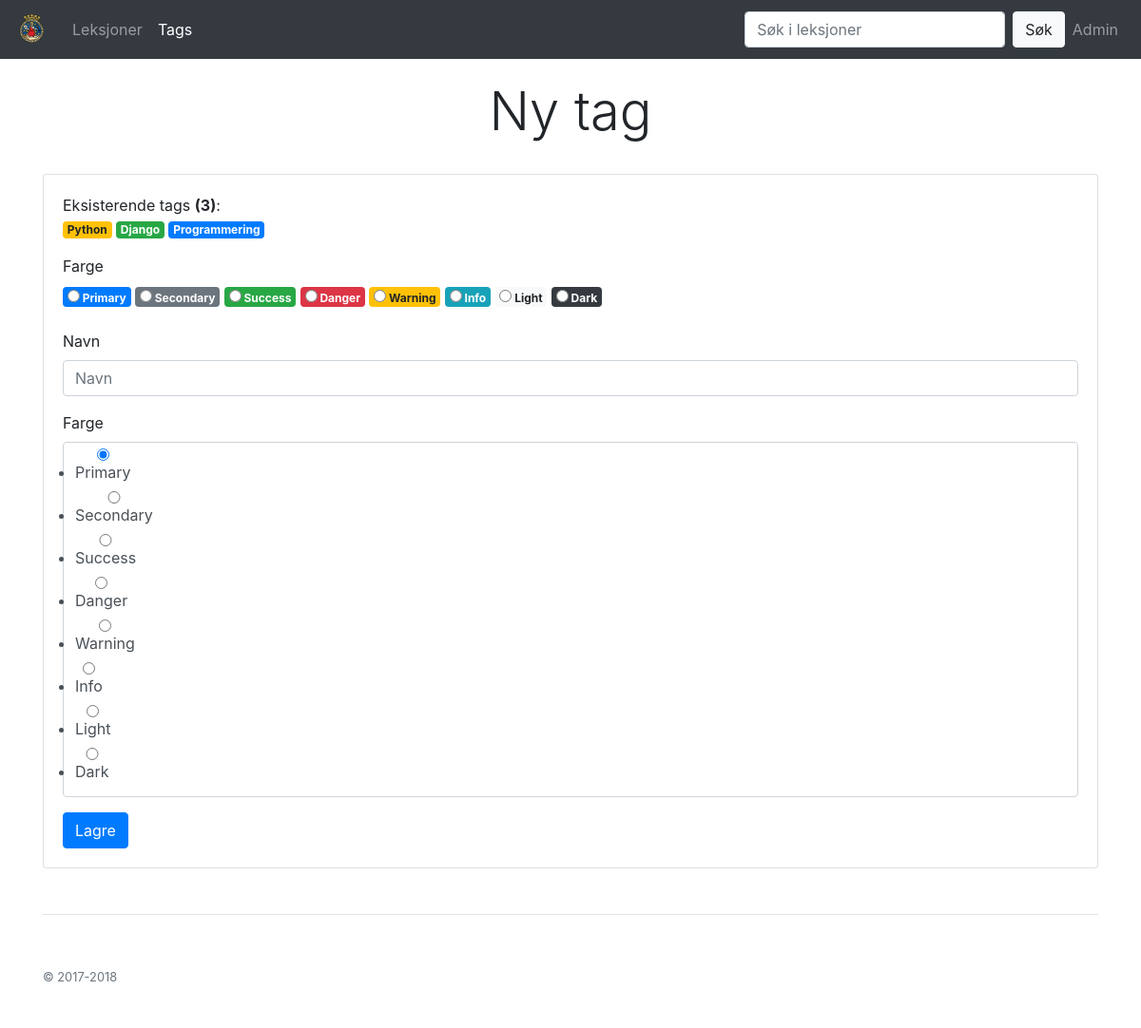
The page /tag/ny (signed in) on the database as committed earlier.
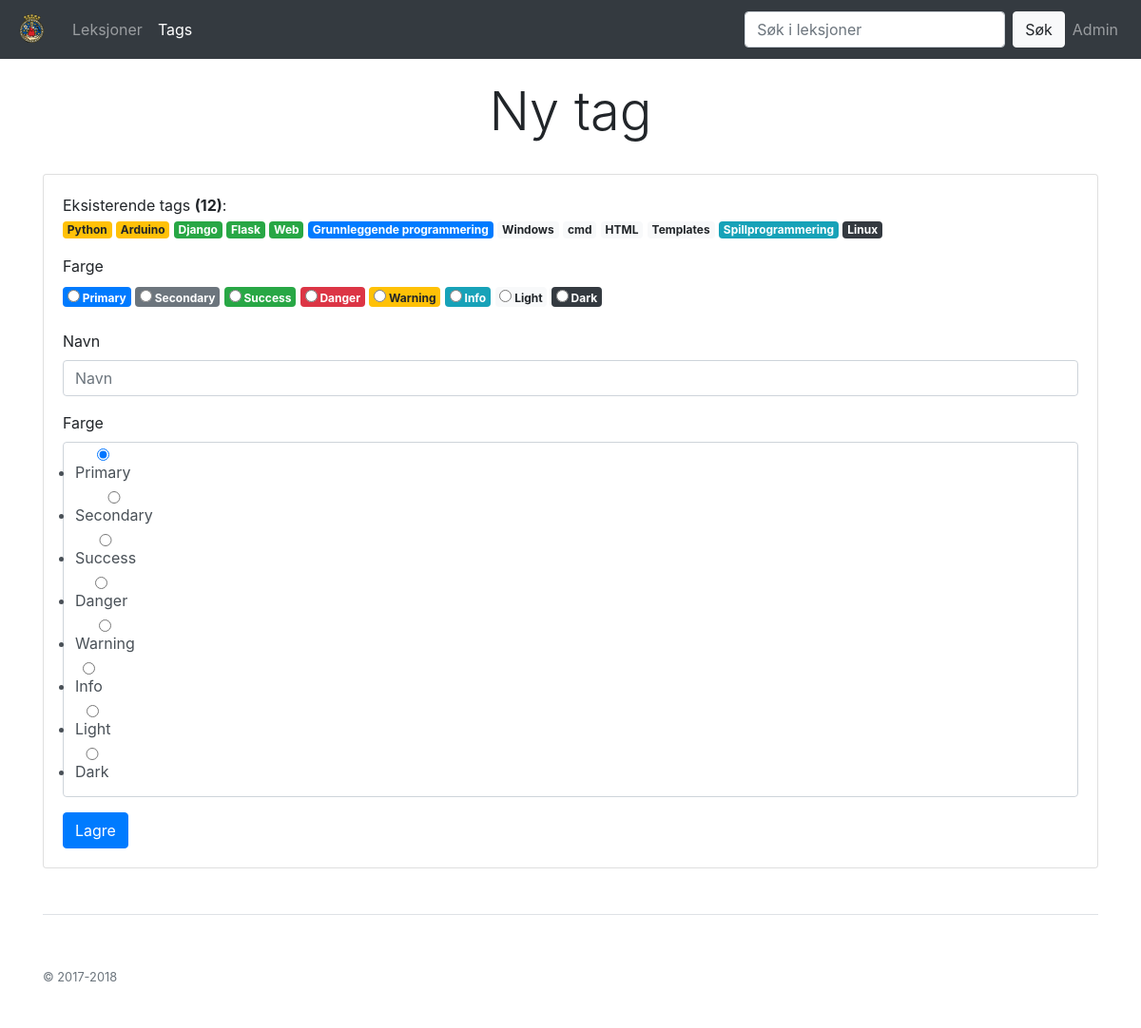
The same page on the database as committed later.
### app/models.py (models this page shows, shortened)
class Tag(models.Model):
    class Meta():
        ordering = ['-label']
    admin_order_field = 'pk'
    name = models.CharField(max_length=50, verbose_name='Navn')
    bootstrap_classes = [
            ('primary','Primary'),
            ('secondary','Secondary'),
            ('success','Success'),
            ('danger','Danger'),
            ('warning','Warning'),
            ('info','Info'),
            ('light','Light'),
            ('dark','Dark'),
        ]
    label = models.CharField(max_length=20, verbose_name='Farge',
                             choices=bootstrap_classes,
                             blank=False, default='primary')

### app/views.py (the view)
# urls.py: path(r'tag/ny', views.TagCreateView.as_view(), name='tag_create'),
@method_decorator(user_passes_test(lambda u: u.is_superuser), name='dispatch')
class TagCreateView(CreateView):
    current_tab = 'tags'
    heading = 'Ny tag'
    model = Tag
    form_class = TagForm
    all_tags = Tag.objects.all
    success_url = '/tag/ny'

### app/forms.py
class TagForm(forms.ModelForm):
    def __init__(self, *a,**kw):
        super(TagForm,self).__init__(*a,**kw)
        pprint(self.fields['label'].__dict__)
    class Meta():
        model = Tag
        fields = ['name','label']
        widgets = {
            'label':forms.RadioSelect,
            }

### app/templates/app/tag_form.html (shortened to what this page needs)
{% extends "app/base.html" %}
{% load bootstrap4 %}
{% block content %}
<div class="pricing-header px-3 py-3 pt-md-5 pb-md-4 mx-auto text-center">
	<h1 class="display-4">
		{% if view.heading %}
		{{view.heading|capfirst}}
		{% else %}
		Endre/opprette tag
		{% endif %}
	</h1>
</div>
<div class="card">
<div class="card-body">
	<p>Eksisterende tags <b>({{view.all_tags.count}})</b>: <br>
	{% for tag in view.all_tags %}
		<a href="{% url 'tag_update' pk=tag.pk %}">
		<span class="badge badge-{{tag.label}}">{{tag.name}}</span>
		</a>
	{% endfor %}
	<form method="post">
		<div class="form-group">
			<label for="{{form.label.id_for_label}}">
				{{form.label.label}}
			</label><br>
			{% for radio in form.label %}
				<label class="badge badge-{{radio.data.value}}" for="{{radio.id_for_label}}">
				{{radio.tag}}
				{{radio.choice_label}}
				</label>
			{% endfor %}
		</div>
		{% bootstrap_form form exclude="label" %}
		<button type="submit" class="btn btn-primary">Lagre</button>
	</form>
</div>
	</div>
{% endblock content %}

### app/templates/app/base.html (shortened to what this page needs)
{% load static %}
<!doctype html>
<html lang="en">
  <head>
    <link rel="stylesheet" type="text/css" href="{% static 'css/bootstrap.min.css' %}">
    <link rel="stylesheet" type="text/css" href="{% static 'css/usertheme.css' %}">
  </head>
  <body>
    <nav class="navbar navbar-expand-md navbar-dark bg-dark fixed-top">
      <a class="navbar-brand" href="/">
      <img src="{% static 'img/byvaapen.svg' %}" height="36px" width="36px">
      </a>
      <div class="collapse navbar-collapse" id="navbarsExampleDefault">
        <ul class="navbar-nav mr-auto">
          <li class="nav-item {% if view.current_tab == "lectures" %} active {% endif %}">
            <a class="nav-link" href="{% url "lecture_list" %}">Leksjoner</a>
          </li>
          {% if perms.is_admin %}
          <li class="nav-item {% if view.current_tab == "tags" %} active {% endif %}">
            <a class="nav-link" href="{% url "tag_create" %}">Tags</a>
          </li>
          {% endif %}
        </ul>
        <ul class="navbar-nav mr-right">
        	<form target="{% url 'lecture_list' %}" method="get" class="form-inline my-2 my-lg-0">
	          <input class="form-control mr-sm-2" type="text" placeholder="Søk i leksjoner" aria-label="Search" name="search"
	          >
	          <button class="btn btn-light my-2 my-sm-0" type="submit">Søk</button>
	        </form>
          {% if user.is_authenticated %}
          <li class="nav-item">
            <a class="nav-link" href="/admin">Admin</a>
          </li>
          {% else %}
          <li class="nav-item">
            <a class="nav-link" href="/admin">Logg inn</a>
          </li>
          {% endif %}
         </ul>
      </div>
    </nav>
    <main role="main" class="container">
          {% block content %}
          {% endblock content %}
          <footer class="pt-4 my-md-5 pt-md-5 border-top">
            <div class="row">
              <div class="col-12 col-md">
                <small class="d-block mb-3 text-muted">&copy; 2017-2018</small>
              </div>
            </div>
          </footer>
    </main>
  </body>
</html>

### app/static/css/usertheme.css (style rules this page uses)
.container { padding-top:3%; }

Rows that differ between the two databases and show on the page:
added Tag: name "Arduino", label "warning" (drawn)
added Tag: name "Flask", label "success" (drawn)
added Tag: name "Web", label "success" (drawn)
changed Tag: name "Programmering" → "Grunnleggende programmering"
added Tag: name "Windows", label "light" (drawn)
added Tag: name "cmd", label "light" (drawn)
added Tag: name "HTML", label "light" (drawn)
added Tag: name "Templates", label "light" (drawn)
added Tag: name "Spillprogrammering", label "info" (drawn)
added Tag: name "Linux", label "dark" (drawn)
Other text that changed with them:
{{ view.all_tags.count }}: "3" → "12"
